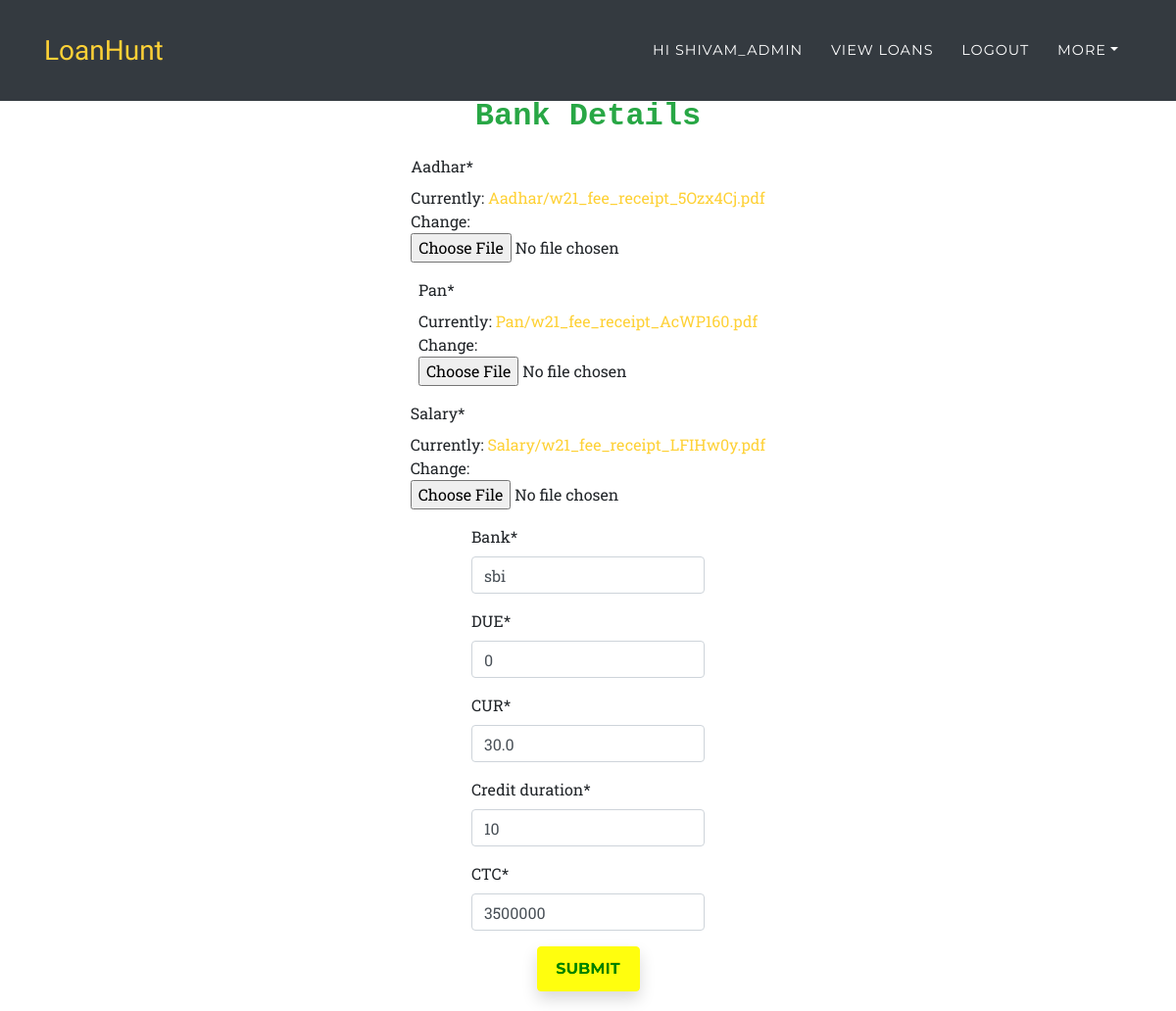
The app's page /profile/bank_profile (signed in), older data.
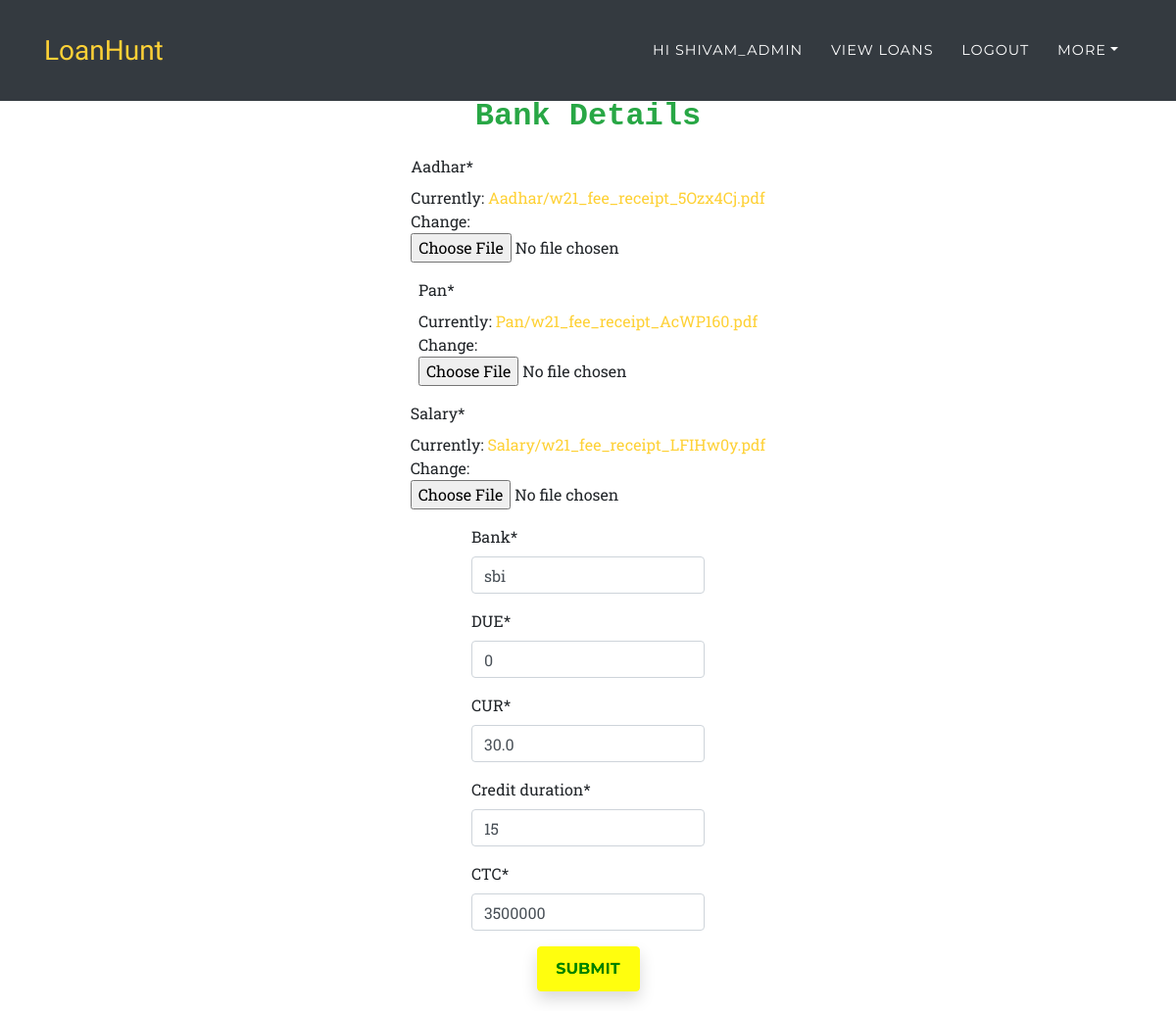
The same page, newer data.
### BankProfile/models.py (models this page shows, shortened)
class bank_profile(models.Model):
    user=models.OneToOneField(User,on_delete=models.CASCADE,null=True)
    Aadhar = models.FileField(upload_to='Aadhar/',null=True)
    Pan = models.FileField(upload_to='Pan/',null=True)
    Salary = models.FileField(upload_to='Salary/',null=True)
    Bank=models.CharField(max_length=30,null=True)
    DUE=models.IntegerField(null=True)
    CUR=models.FloatField(null=True)
    Credit_duration=models.IntegerField(null=True)
    CTC=models.IntegerField(null=True)
    CIBIL=models.IntegerField(null=True,default=0)

### BankProfile/views.py (the view)
# urls.py: path('profile/bank_profile',profile_views.bank_profile,name="bank_profile"),
@login_required
def bank_profile(request):
    if request.method == 'POST':
        form = forms.BankProfileform(request.POST,request.FILES,instance=request.user.bank_profile)
        if form.is_valid():
            form.save()
            bp=bank_profile_model.objects.filter(user=request.user).first()
            val = ((-1*bp.DUE * (0.3)) + (bp.CUR *(0.25)) +(bp.Credit_duration * 0.25) + bp.CTC * 0.2)/900
            bp.CIBIL=val
            bp.save()
            send_message("Bank Profile Updated!","your bank profile has been updated successfully!!",bp.user.email)
            return redirect('home')
        else:
            print(form.errors)
            return redirect('bank_profile')
    else:
        form = forms.BankProfileform(instance=request.user.bank_profile)
    return render(request, 'bankform.html', {'form': form})

### BankProfile/forms.py
class BankProfileform(forms.ModelForm):
    class Meta:
        model=bank_profile
        fields=['Aadhar','Pan','Salary','Bank','DUE','CUR','Credit_duration','CTC']

### template/bankform.html (shortened to what this page needs)
{% extends 'index.html' %}
{% load static %}
{% block content %}
{% load crispy_forms_tags %}
<div class="content-section">
    <h2 class="text-monospace text-center text-success" style="margin-top:100px;margin-bottom: 20px;">Bank Details
    </h2>
    <form method="POST" enctype="multipart/form-data" class="bank_form">
        <fieldset class="vertical-form-group">
            {{ form|crispy }}
        </fieldset>
        <div class="horizontal-form-group">
            <button class="btn btn-primary text-center border rounded border-primary shadow"
                data-bs-hover-animate="pulse" type="submit"
                style="width: 105px;height: 46px;padding: 10px;margin: 0px;filter: contrast(155%);color: green;">SUBMIT</button>
        </div>
    </form>
</div>
{% endblock content%}

Row changes from the older to the newer data that the page shows:
changed bank_profile "sbi": Credit_duration "10" → "15"
